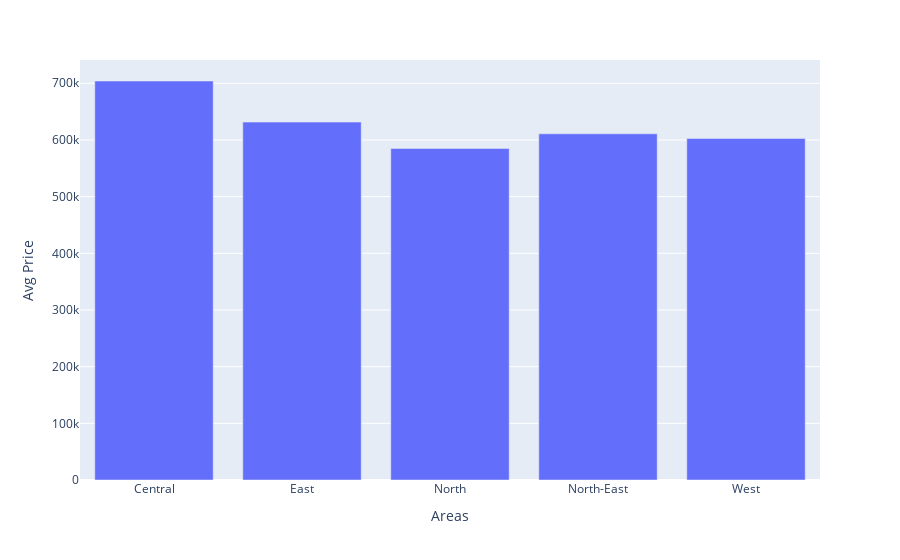

The notebook cell saved with this chart:
### Code cell
area_prop = df["Area"].unique()
area_prop.sort()
avg_price = []
for area in area_prop:
    avg_price.append(mean(df[df["Area"] == area]["price"]))
details = {
    'Areas' : area_prop,
    'Avg Price' : avg_price,
}
  
area_df = pd.DataFrame(details, columns = ['Areas', 'Avg Price'])
px.bar(area_df, x = "Areas", y = "Avg Price")

### Figure 1 — Plotly figure (JSON) as saved in the notebook; plotly's stock layout.template omitted (floating-point values rounded to 4 significant figures)
{"data": [{"alignmentgroup": "True", "hovertemplate": "Areas=%{x}<br>Avg Price=%{y}<extra></extra>", "legendgroup": "", "marker": {"color": "#636efa", "pattern": {"shape": ""}}, "name": "", "offsetgroup": "", "orientation": "v", "showlegend": false, "textposition": "auto", "type": "bar", "x": ["Central", "East", "North", "North-East", "West"], "xaxis": "x", "y": [704000.0, 631500.0, 585000.0, 610800.0, 602600.0], "yaxis": "y"}], "layout": {"barmode": "relative", "legend": {"tracegroupgap": 0}, "margin": {"t": 60}, "xaxis": {"anchor": "y", "domain": [0, 1], "title": {"text": "Areas"}}, "yaxis": {"anchor": "x", "domain": [0, 1], "title": {"text": "Avg Price"}}}}
